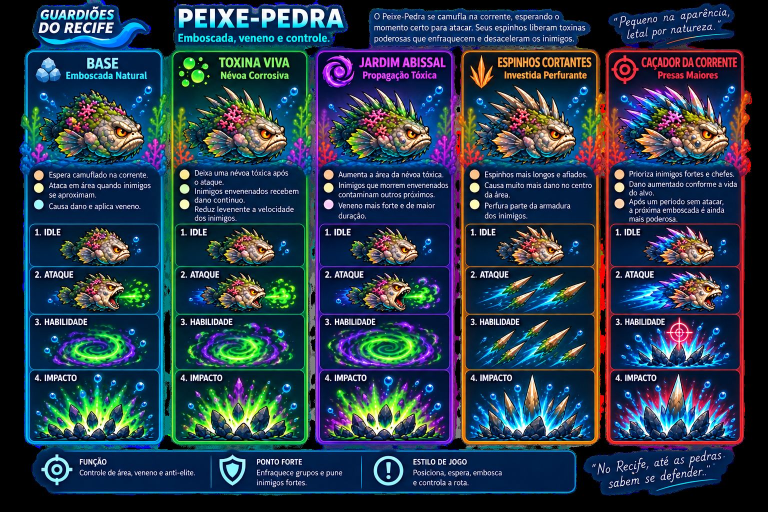
#> input picture art/peixe_pedra/peixe-pedra-card.png, 1536 x 1024 px (shown at 1/2 size)
$ python slice-stonefish-sheet.py
#> lines starting #> are read from the running program, lines starting #| are printed output that depends on the picture
"""Fatia a prancha do Peixe-Pedra (V3.2) nas 25 imagens do jogo.

A prancha (`art/peixe_pedra/peixe-pedra-prancha-v3.png`) veio do card oficial que está ao lado dela
(`peixe-pedra-card.png`) e tem grade fechada: 5 colunas — uma por variante — e 5 fileiras.

    coluna 1  BASE                  "Emboscada Natural"    -> base
    coluna 2  TOXINA VIVA           "Névoa Corrosiva"      -> veneno_1
    coluna 3  JARDIM ABISSAL        "Propagação Tóxica"    -> veneno_2
    coluna 4  ESPINHOS CORTANTES    "Investida Perfurante" -> emboscada_1
    coluna 5  CAÇADOR DA CORRENTE   "Presas Maiores"       -> emboscada_2

    fileira 1  o bicho grande do topo (não usada: ver abaixo)
    fileira 2  1. IDLE                                      -> idle
    fileira 3  2. ATAQUE                                    -> attack
    fileira 4  3. HABILIDADE                                -> ability
    fileira 5  4. IMPACTO                                   -> impact

O `portrait` NÃO sai da prancha: sai do card, recortando o painel de cada variante do topo até o fim
dos bullets. É que o retrato dos outros sete Guardiões é exatamente isso — moldura, cabeçalho, bicho e
os três bullets —, e a Coleção põe os oito lado a lado. Um Peixe-Pedra recortado só no bicho, sem
moldura, destoaria da fileira inteira. A fileira 1 da prancha (o mesmo bicho, maior e sem moldura)
fica de reserva.

Duas coisas que o script faz e que não são óbvias:

1. O fundo é BRANCO, não transparente. Recortar por limiar de brilho comeria os realces claros dentro
   do bicho (as bolhas, o creme da barriga). O que some é só o branco LIGADO À BORDA da prancha — o
   resto, mesmo branco, é desenho.

2. Todas as 25 peças saem com UMA escala só. `guardianArt.ts` conta com isso: as variantes preservam
   o tamanho relativo entre si, então é a base ser menor que o upgrade que faz o bicho "crescer" ao
   evoluir. Aparar e reescalar cada peça para um tamanho fixo destruiria exatamente esse efeito.

Uso:
    python scripts/slice-stonefish-sheet.py
"""

from pathlib import Path

import numpy as np
from PIL import Image
from scipy import ndimage

ROOT = Path(__file__).resolve().parent.parent
SOURCE = ROOT / "art" / "peixe_pedra" / "peixe-pedra-prancha-v3.png"
CARD = ROOT / "art" / "peixe_pedra" / "peixe-pedra-card.png"
OUT = ROOT / "public" / "assets" / "guardians" / "peixe_pedra"

VARIANTS = ["base", "veneno_1", "veneno_2", "emboscada_1", "emboscada_2"]

# Faixas verticais de cada fileira, medidas nos vales da projeção de tinta da prancha. Não são
# uniformes: a nuvem da habilidade quase encosta na explosão do impacto (o vale está em y=750).
BANDS = [
    ("idle", 280, 435),
    ("attack", 435, 571),
    ("ability", 571, 751),
    ("impact", 751, 1000),
]

# Painéis do card, medidos nas molduras: do topo (y=99) até a borda de cima da caixa "1. IDLE" (y=446).
CARD_PANELS = [(46, 328), (340, 618), (629, 910), (920, 1201), (1210, 1490)]
CARD_TOP, CARD_BOTTOM = 99, 446

# Largura do retrato. Os outros Guardiões têm 196 px; o recorte do card tem a mesma proporção, então
# só falta igualar a largura para a Coleção ficar com os oito cards do mesmo tamanho.
PORTRAIT_WIDTH = 199

# Acima disto o pixel é candidato a fundo. 238 e não 250: a borda do branco tem antisserrilhado.
WHITE_FLOOR = 238

# Largura que o idle tinha antes desta prancha. Manter o número faz a troca de arte não mexer no
# tamanho do bicho em campo — a escala 0.72 do `guardianArt.ts` continua valendo.
TARGET_IDLE_WIDTH = 199.0

# Blobs mais estreitos que isto são respingo, não peça.
MIN_BLOB_WIDTH = 8


def save(image: Image.Image, path: Path) -> int:
    """Grava a peça com paleta de 255 cores.

    A arte dos Guardiões inteira é pré-carregada no boot, então o peso aqui é tempo de abertura de
    partida — foi o que derrubou um e2e quando o Peixinho Dourado entrou a 256px. Estes desenhos em
    RGBA cheio ficavam em ~1,9 MB só de Peixe-Pedra; com paleta caem para ~520 KB, menos do que os
    1,2 MB da arte que eles substituem. A 2x de zoom não dá para distinguir os dois, e em campo a
    imagem ainda encolhe para 72%.
    """
    image.quantize(colors=255, method=Image.Quantize.FASTOCTREE).save(path, optimize=True)
    return path.stat().st_size


def cut_background(sheet: Image.Image) -> np.ndarray:
    """Devolve o alfa da prancha: 0 no fundo branco, 255 no desenho, rampa na borda."""
    rgb = np.asarray(sheet.convert("RGB")).astype(np.int16)
    whiteness = rgb.min(axis=2)
    candidates = whiteness >= WHITE_FLOOR

    labels, count = ndimage.label(candidates)
    if count == 0:
        return np.full(whiteness.shape, 255, dtype=np.uint8)
    # Só é fundo o branco que encosta na moldura da prancha. O branco preso dentro do bicho fica.
    border = np.concatenate([labels[0], labels[-1], labels[:, 0], labels[:, -1]])
    background = np.isin(labels, np.unique(border[border > 0]))

    alpha = np.where(background, 0, 255).astype(np.uint8)
    # Suaviza a borda: onde o desenho encosta no fundo, o alfa acompanha o quanto o pixel é branco.
    fringe = ndimage.binary_dilation(background, iterations=2) & ~background
    ramp = np.clip((255 - whiteness) * (255.0 / (255 - WHITE_FLOOR)), 0, 255).astype(np.uint8)
    alpha[fringe] = np.minimum(alpha[fringe], ramp[fringe])
    return alpha


def blobs_in(alpha: np.ndarray, y0: int, y1: int) -> list[tuple[int, int]]:
    """As 5 colunas de conteúdo de uma fileira, achadas pelos vazios verticais entre elas."""
    columns = (alpha[y0:y1] > 0).sum(axis=0)
    found: list[tuple[int, int]] = []
    start: int | None = None
    for x, value in enumerate(columns):
        if value > 0:
            if start is None:
                start = x
        elif start is not None:
            if x - start >= MIN_BLOB_WIDTH:
                found.append((start, x))
            start = None
    if start is not None:
        found.append((start, len(columns)))
    return found


def export_portraits() -> None:
    """Recorta o painel de cada variante no card — mesma moldura dos outros sete Guardiões."""
    card = Image.open(CARD).convert("RGBA")
    for variant, (x0, x1) in zip(VARIANTS, CARD_PANELS):
        panel = card.crop((x0, CARD_TOP, x1, CARD_BOTTOM))
        scale = PORTRAIT_WIDTH / panel.width
        panel = panel.resize((PORTRAIT_WIDTH, max(1, round(panel.height * scale))), Image.LANCZOS)
        folder = OUT / variant
        folder.mkdir(parents=True, exist_ok=True)
        size = save(panel, folder / "portrait.png")
        print(f"{variant:12}  portrait={panel.width}x{panel.height}  {size / 1024:.0f} KB")


def main() -> None:
    for path in (SOURCE, CARD):
        if not path.exists():
            raise SystemExit(f"arte não encontrada: {path}")
    export_portraits()
#> the loop in export_portraits, `for variant, (x0, x1) in zip(VARIANTS, CARD_PANELS):` made 1 pass
#> pass 1, in export_portraits, `panel = card.crop((x0, CARD_TOP, x1, CARD_BOTTOM))`:
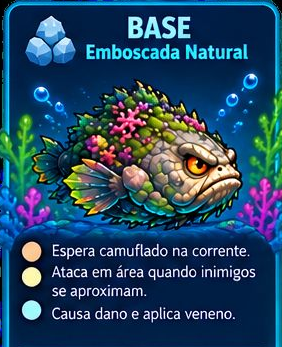
#> panel: PIL image 282x347 RGBA; mean R, G, B, A 36.9, 71.5, 98.9, 255
#> pass 1, in export_portraits, `panel = panel.resize((PORTRAIT_WIDTH, max(1, round(panel.height * scal..`:
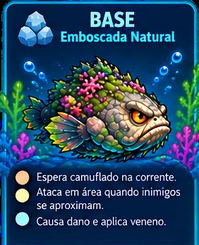
#> panel: PIL image 199x245 RGBA; mean R, G, B, A 37.2, 71.6, 98.9, 255
#> pass 1, in save, `image.quantize(colors=255, method=Image.Quantize.FASTOCTREE).save(path..`:
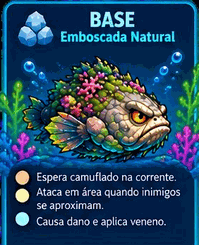
#> saved as portrait.png: PIL image 199x245 P; mean R, G, B 36.6, 71.1, 98.3
    print()
    sheet = Image.open(SOURCE).convert("RGBA")
    alpha = cut_background(sheet)
    sheet.putalpha(Image.fromarray(alpha))

    # Primeiro mede tudo, depois corta: a escala precisa ser a mesma para as 25 peças.
    boxes: dict[tuple[str, str], tuple[int, int, int, int]] = {}
    for kind, y0, y1 in BANDS:
        found = blobs_in(alpha, y0, y1)
        if len(found) != len(VARIANTS):
            raise SystemExit(f"{kind}: achei {len(found)} colunas em y[{y0},{y1}), esperava {len(VARIANTS)}")
        for variant, (x0, x1) in zip(VARIANTS, found):
            band = alpha[y0:y1, x0:x1]
            rows = np.flatnonzero((band > 0).any(axis=1))
            boxes[(variant, kind)] = (x0, y0 + int(rows[0]), x1, y0 + int(rows[-1]) + 1)

    idle_widths = [boxes[(variant, "idle")][2] - boxes[(variant, "idle")][0] for variant in VARIANTS]
    scale = TARGET_IDLE_WIDTH / (sum(idle_widths) / len(idle_widths))
    print(f"escala única: {scale:.4f} (idle médio {sum(idle_widths) / len(idle_widths):.0f}px na prancha)\n")

    for variant in VARIANTS:
        folder = OUT / variant
        folder.mkdir(parents=True, exist_ok=True)
        line = [f"{variant:12}"]
        for kind, *_ in BANDS:
            piece = sheet.crop(boxes[(variant, kind)])
            piece = piece.resize(
                (max(1, round(piece.width * scale)), max(1, round(piece.height * scale))), Image.LANCZOS
            )
            size = save(piece, folder / f"{kind}.png")
            line.append(f"{kind}={piece.width}x{piece.height} ({size / 1024:.0f}KB)")
        print("  ".join(line))


if __name__ == "__main__":
#> (the run stopped early here; a loop or call above may not have finished)
